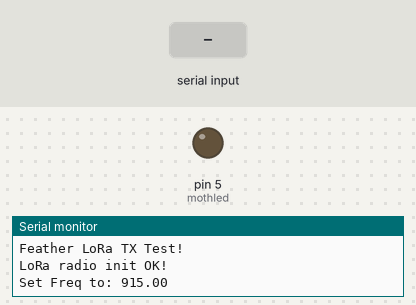
A sketch run on a simulated Arduino Uno, built with avr-gcc and run on an emulated ATmega328P. Shown: output pins drawn as LEDs (lit = HIGH), the last lines printed to the serial monitor. Inputs (shaded band) come from the test bench. No radio packets arrive unless stated; pins used as bus, display or sensor lines are not drawn.

Above: at 1.2 s.
1.3 s: "1" received over the second serial link
At 1.97 s:
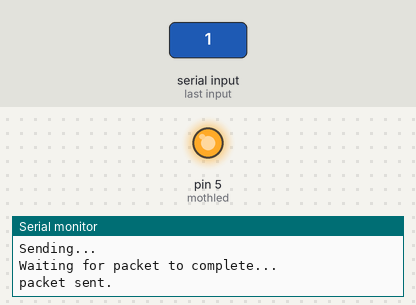
Timing chart, 0 to 4.3 s (numbered marks = the images above; inputs shaded):
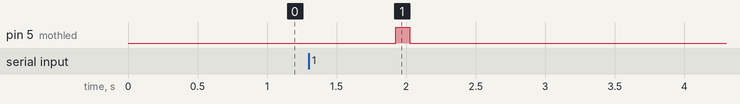

Measured:
- after the input at 1.3 s, pin 5 (mothled): LOW → HIGH after 0.63 s, → LOW 0.10 s later

The sketch:

mothbot_K30_lora.ino
```cpp
/*
  Basic Arduino example for K-Series sensor
  Created by Jason Berger
  Co2meter.com
*/


#include <SPI.h>
#include <Wire.h>
#include <RH_RF95.h>
#include <ArduinoJson.h>

#include "SoftwareSerial.h"

SoftwareSerial K_30_Serial(3,4);  //Sets up a virtual serial port
                                    //Using pin 12 for Rx and pin 13 for Tx


byte readCO2[] = {0xFE, 0X44, 0X00, 0X08, 0X02, 0X9F, 0X25};  //Command packet to read Co2 (see app note)
byte response[] = {0,0,0,0,0,0,0};  //create an array to store the response

//multiplier for value. default is 1. set to 3 for K-30 3% and 10 for K-33 ICB
int valMultiplier = 1;


// for mothbot
#define RFM95_CS 8
#define RFM95_RST 7
#define RFM95_INT 2

// Change to 434.0 or other frequency, must match RX's freq!
#define RF95_FREQ 915.0

// Singleton instance of the radio driver
RH_RF95 rf95(RFM95_CS, RFM95_INT);

    StaticJsonDocument<200> doc;

int mothled = 5;

void setup()
{

pinMode(mothled, OUTPUT);

  pinMode(RFM95_RST, OUTPUT);
  digitalWrite(RFM95_RST, HIGH);


  // put your setup code here, to run once:
  Serial.begin(9600);         //Opens the main serial port to communicate with the computer
  K_30_Serial.begin(9600);    //Opens the virtual serial port with a baud of 9600

  Serial.println("Feather LoRa TX Test!");

  // manual reset
  digitalWrite(RFM95_RST, LOW);
  delay(10);
  digitalWrite(RFM95_RST, HIGH);
  delay(10);

  while (!rf95.init()) {
    Serial.println("LoRa radio init failed");
    Serial.println("Uncomment '#define SERIAL_DEBUG' in RH_RF95.cpp for detailed debug info");
    while (1);
  }
  Serial.println("LoRa radio init OK!");

  // Defaults after init are 434.0MHz, modulation GFSK_Rb250Fd250, +13dbM
  if (!rf95.setFrequency(RF95_FREQ)) {
    Serial.println("setFrequency failed");
    while (1);
  }
  Serial.print("Set Freq to: "); Serial.println(RF95_FREQ);

  // Defaults after init are 434.0MHz, 13dBm, Bw = 125 kHz, Cr = 4/5, Sf = 128chips/symbol, CRC on

  // The default transmitter power is 13dBm, using PA_BOOST.
  // If you are using RFM95/96/97/98 modules which uses the PA_BOOST transmitter pin, then
  // you can set transmitter powers from 5 to 23 dBm:
  rf95.setTxPower(23, false);

}

void loop()
{

  sendRequest(readCO2);
  unsigned long valCO2 = getValue(response);
  //Serial.print("Co2 ppm = ");
  Serial.println(valCO2);

  doc["ppm"]=valCO2;

char radiopacket[40];
  serializeJson(doc, radiopacket);

  //char radiopacket[20] = "Hello World #      ";
  //itoa(packetnum++, radiopacket+13, 10);
  Serial.print("Sending "); Serial.println(radiopacket);
  //radiopacket[19] = 0;

  Serial.println("Sending...");
  delay(10);
  rf95.send((uint8_t *)radiopacket, 40);

  Serial.println("Waiting for packet to complete...");
  delay(10);
  rf95.waitPacketSent();
Serial.println("packet sent.");
  digitalWrite(mothled, HIGH);   // turn the LED on (HIGH is the voltage level)
  delay(100);                       // wait for a second
  digitalWrite(mothled, LOW);    // turn the LED off by making the voltage LOW
  delay(100);                       // wait for a second

  delay(2000);


}

void sendRequest(byte packet[])
{
  while(!K_30_Serial.available())  //keep sending request until we start to get a response
  {
    K_30_Serial.write(readCO2,7);
    delay(50);
  }

  int timeout=0;  //set a timeoute counter
  while(K_30_Serial.available() < 7 ) //Wait to get a 7 byte response
  {
    timeout++;
    if(timeout > 10)    //if it takes to long there was probably an error
      {
        while(K_30_Serial.available())  //flush whatever we have
          K_30_Serial.read();

          break;                        //exit and try again
      }
      delay(50);
  }

  for (int i=0; i < 7; i++)
  {
    response[i] = K_30_Serial.read();
  }
}

unsigned long getValue(byte packet[])
{
    int high = packet[3];                        //high byte for value is 4th byte in packet in the packet
    int low = packet[4];                         //low byte for value is 5th byte in the packet


    unsigned long val = high*256 + low;                //Combine high byte and low byte with this formula to get value
    return val* valMultiplier;
}
```
